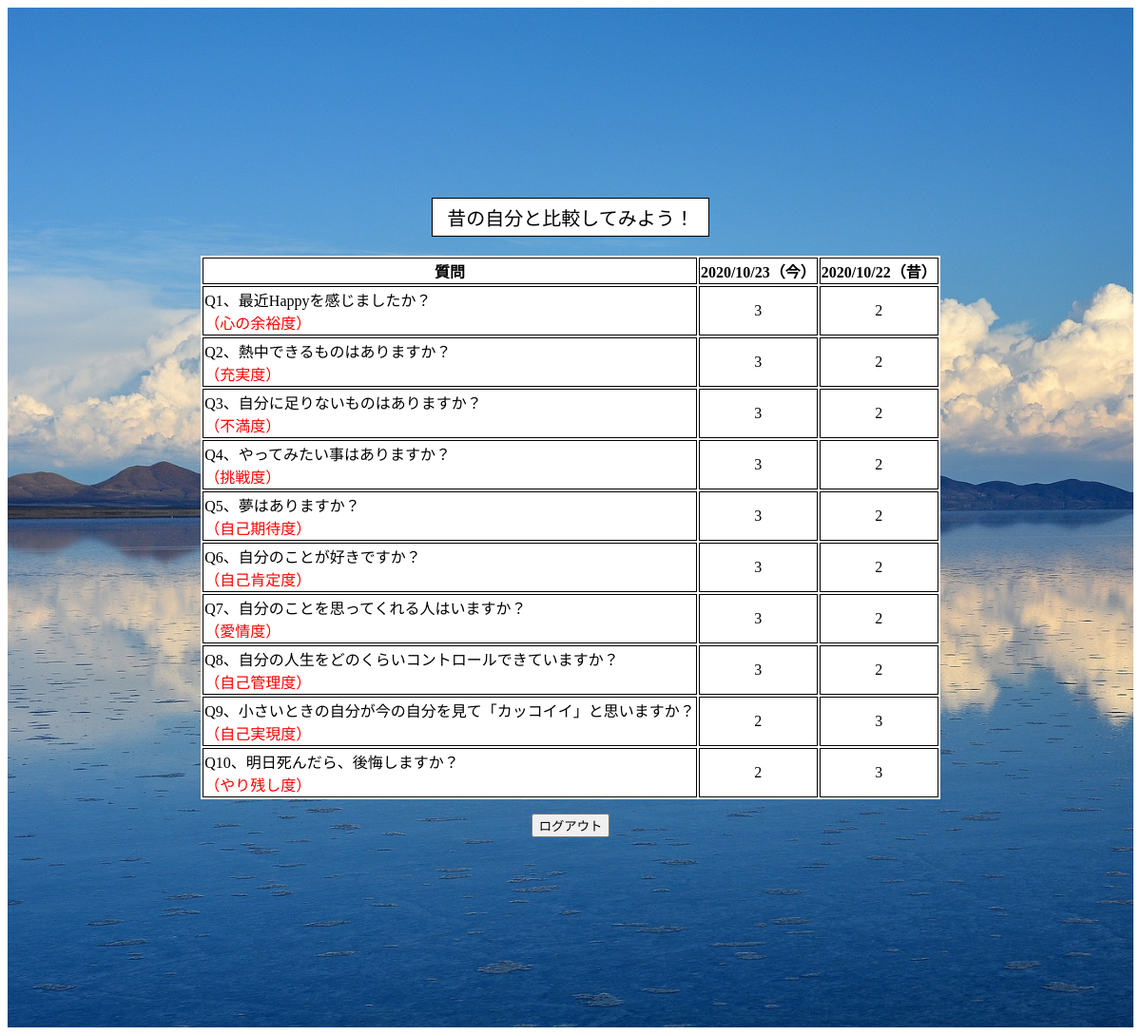
The app's page /dbtest (signed in), older data.
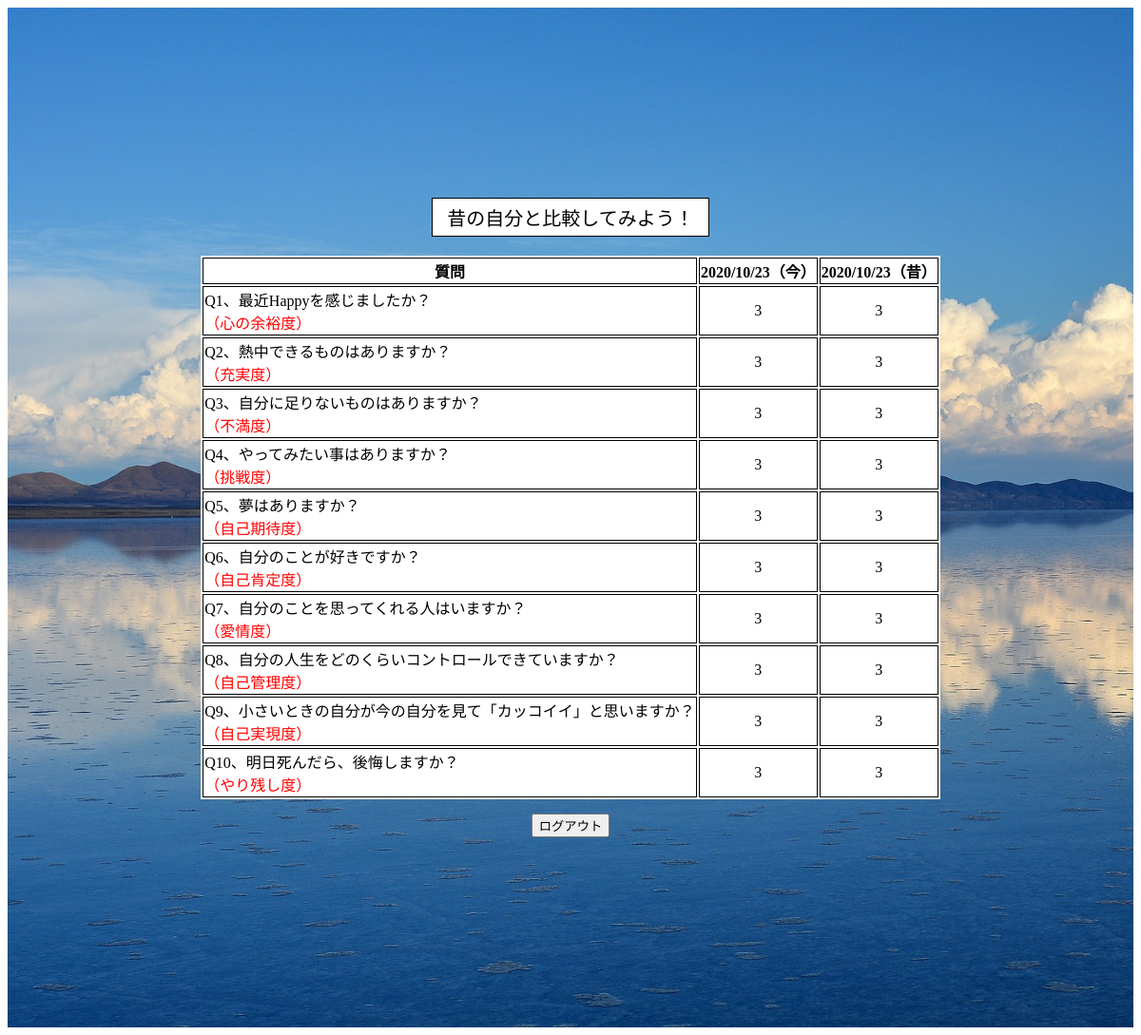
The same page, newer data.
### tables this page shows
CREATE TABLE "question" (
	"id"	INTEGER,
	"user_id"	INTEGER,
	"question_id"	INTEGER,
	"anser"	INTEGER,
	"date"	INTEGER,
	PRIMARY KEY("id" AUTOINCREMENT)
);

### app.py (the view)
@app.route("/dbtest")
def dbtest():
    user_id=session['user_id']
    conn = sqlite3.connect("hitoiki.db")
    c = conn.cursor()
    c.execute("select anser  from question where question_id = 1 order by id  desc")
    list1 = c.fetchall()
    print(list1)
    c.execute("select anser  from question where question_id = 2 order by id desc ")
    list2 = c.fetchall()
    print(list2)
    c.execute("select anser  from question where question_id = 3 order by id desc ")
    list3 = c.fetchall()
    c.execute("select anser  from question where question_id = 4 order by id desc ")
    list4 = c.fetchall()
    c.execute("select anser  from question where question_id = 5 order by id desc ")
    list5 = c.fetchall()
    c.execute("select anser  from question where question_id = 6 order by id desc ")
    list6 = c.fetchall()
    c.execute("select anser  from question where question_id = 7 order by id desc ")
    list7 = c.fetchall()
    c.execute("select anser  from question where question_id = 8 order by id desc ")
    list8 = c.fetchall()
    c.execute("select anser  from question where question_id = 9 order by id desc ")
    list9 = c.fetchall()
    c.execute("select anser  from question where question_id = 10 order by id desc ")
    list10 = c.fetchall()
    c.execute("select date  from question where question_id = 1 AND user_id = ? order by id desc",(user_id,))
    time = c.fetchall()
    print(time)
    c.close()
    return render_template("result.html",list1=list1, list2=list2, list3=list3 ,list4=list4, list5=list5, list6=list6, list7=list7, list8=list8,list9=list9, list10=list10, time=time)

### templates/result.html
{% extends 'base.html' %}
{% block content %}
<div class="container no_padding">
    <span class="result_title">昔の自分と比較してみよう！</span>
    <form action="/result">
        <table>
            <tr>
                <th>質問</th>
                <th>{{time[0][0]}}（今）</th>
                <th>{{time[1][0]}}（昔）</th>
            </tr>
            <tr>
                <td class="result_q">Q1、最近Happyを感じましたか？<br><span class="comment">（心の余裕度）</span></td>
                <td>{{list1[0][0]}}</td>
                <td>{{list1[1][0]}}</td>
            </tr>
            <tr>
                <td class="result_q">Q2、熱中できるものはありますか？<br><span class="comment">（充実度）</span></td>
                <td>{{list2[0][0]}}</td>
                <td>{{list2[1][0]}}</td>
            </tr>
            <tr>
                <td class="result_q">Q3、自分に足りないものはありますか？<br><span class="comment">（不満度）</span></td>
                <td>{{list3[0][0]}}</td>
                <td>{{list3[1][0]}}</td>
            </tr>
            <tr>
                <td class="result_q">Q4、やってみたい事はありますか？<br><span class="comment">（挑戦度）</span></td>
                <td>{{list4[0][0]}}</td>
                <td>{{list4[1][0]}}</td>
            </tr>
            <tr>
                <td class="result_q">Q5、夢はありますか？<br><span class="comment">（自己期待度）</span></td>
                <td>{{list5[0][0]}}</td>
                <td>{{list5[1][0]}}</td>
            </tr>
            <tr>
                <td class="result_q">Q6、自分のことが好きですか？<br><span class="comment">（自己肯定度）</span></td>
                <td>{{list6[0][0]}}</td>
                <td>{{list6[1][0]}}</td>
            </tr>
            <tr>
                <td class="result_q">Q7、自分のことを思ってくれる人はいますか？<br><span class="comment">（愛情度）</span></td>
                <td>{{list7[0][0]}}</td>
                <td>{{list7[1][0]}}</td>
            </tr>
            <tr>
                <td class="result_q">Q8、自分の人生をどのくらいコントロールできていますか？<br><span class="comment">（自己管理度）</span></td>
                <td>{{list8[0][0]}}</td>
                <td>{{list8[1][0]}}</td>
            </tr>
            <tr>
                <td class="result_q">Q9、小さいときの自分が今の自分を見て「カッコイイ」と思いますか？<br><span class="comment">（自己実現度）</span></td>
                <td>{{list9[0][0]}}</td>
                <td>{{list9[1][0]}}</td>
            </tr>
            <tr>
                <td class="result_q">Q10、明日死んだら、後悔しますか？<br><span class="comment">（やり残し度）</span></td>
                <td>{{list10[0][0]}}</td>
                <td>{{list10[1][0]}}</td>
            </tr>
        </table>
    </form>
    <input type="button" class="logout_btn" value="ログアウト" onclick="location.href='/logout'">
</div>
{% endblock %}

Row changes from the older to the newer data that the page shows:
no longer on this page (row unchanged): question: date "2020/10/22", anser "2"
no longer on this page (row unchanged): question: anser "2"
no longer on this page (row unchanged): question: anser "2"
no longer on this page (row unchanged): question: anser "2"
no longer on this page (row unchanged): question: anser "2"
no longer on this page (row unchanged): question: anser "2"
no longer on this page (row unchanged): question: anser "2"
no longer on this page (row unchanged): question: anser "2"
no longer on this page (row unchanged): question: anser "2"
no longer on this page (row unchanged): question: anser "2"
added question: date "2020/10/23"
added question: anser "3"
added question: anser "3"
added question: anser "3"
added question: anser "3"
added question: anser "3"
added question: anser "3"
added question: anser "3"
added question: anser "3"
added question: anser "3"
added question: anser "3"
added question: anser "3"
Text that changed along with them:
{{ time[1][0] }}: "2020/10/22" → "2020/10/23"
